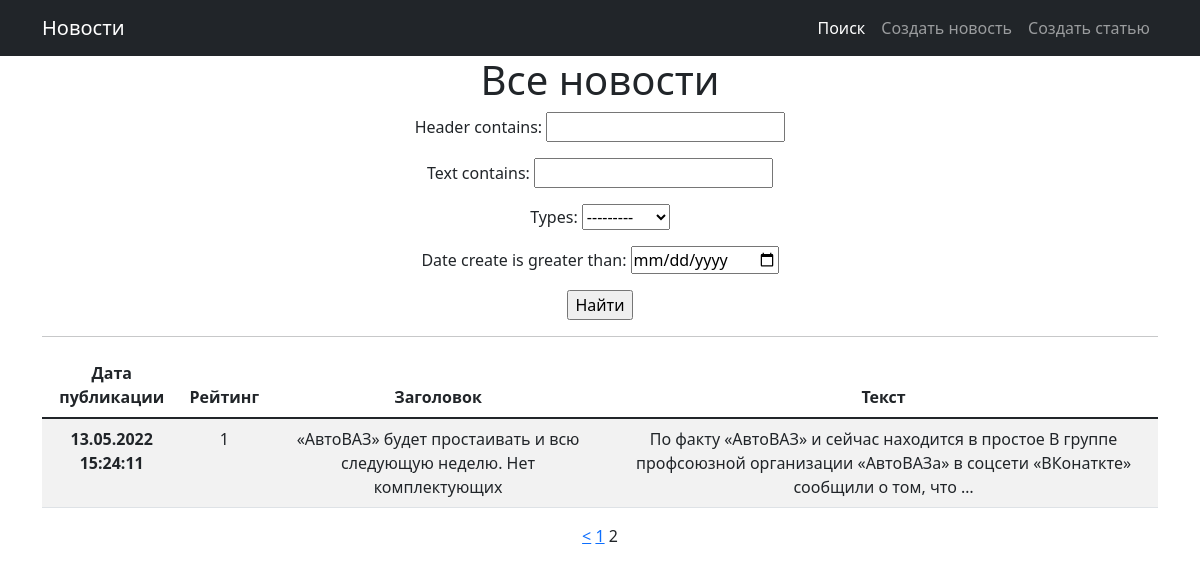
The page /news/search/?page=2 on the database as committed earlier.
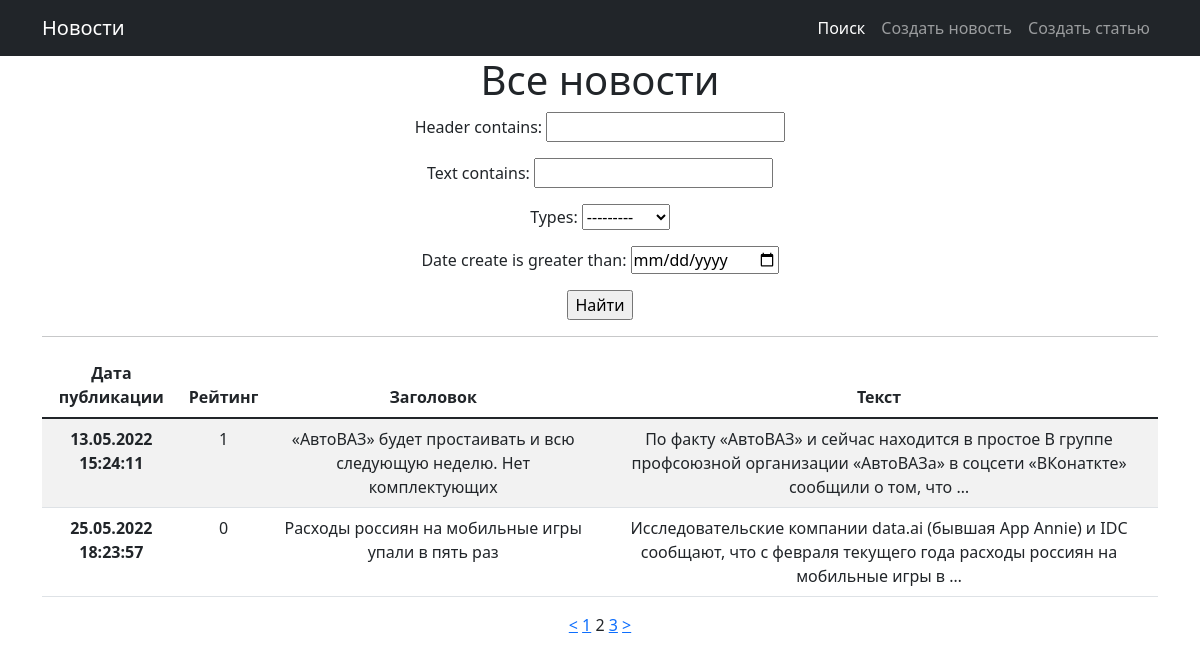
The same page on the database as committed later.
### news/models.py (models this page shows, shortened)
class Post(models.Model):
    types = models.CharField(max_length=2, choices=POST_TYPES, default=news)
    date_create = models.DateTimeField(auto_now_add=True)
    header = models.CharField(max_length=255)
    text = models.TextField()
    rating = models.IntegerField(default=0)
    author_id = models.ForeignKey(Author, on_delete=models.CASCADE)
    categories = models.ManyToManyField(Category, through='PostCategory')

### news/views.py (the view)
# urls.py: path('news/search/', search_page, name='postlist_search'),
def search_page(request):
    queryset = Post.objects.all()
    filterset = NewsFilter(request.GET, queryset)
    page = request.GET.get('page')
    paginator = Paginator(filterset.qs, paginator_items_count)
    try:
        f_qs = paginator.get_page(page)
    except PageNotAnInteger:
        f_qs = paginator.get_page(paginator_items_count)
    except EmptyPage:
        f_qs = paginator.get_page(paginator.num_pages)
    context = {
        'posts': f_qs,
        'filterset': filterset,
        'page_obj': f_qs,
        'paginator': paginator,
    }
    return render(request, 'news/search.html', context=context)

### news/templatetags/custom_filters.py (called while the page is built)
def replace(match):
    word = match.group()
    if word.lower() in bad_words:
        return word[0] + '*' * (len(word) - 1)
    else:
        return word

@register.filter()
def censor(value):
    return re.sub(r'\b\w*\b', replace, value, flags=re.I | re.U)

### news/templatetags/custom_tags.py (called while the page is built)
@register.simple_tag(takes_context=True)
def url_replace(context, **kwargs):
   d = context['request'].GET.copy()
   for k, v in kwargs.items():
       d[k] = v
   return d.urlencode()

### templates/news/search.html
{% extends 'news/postlist.html' %}
{% block search %}
    <form action="" method="get">
       {{ filterset.form.as_p }}
       <input type="submit" value="Найти" />
   </form>
{% endblock search %}

### templates/news/postlist.html (shortened to what this page needs)
{% extends 'news/default.html' %}
{% load custom_filters %}
{% load custom_tags %}
{% block content %}
   <h1>Все новости</h1>
   {% block search %}
   {% endblock search%}
   <hr>
   {% if posts %}
        <table class="table table-striped">
            <thead>
                <tr>
                    <th scope="col">Дата публикации</th>
                    <th scope="col">Рейтинг</th>
                    <th scope="col">Заголовок</th>
                    <th scope="col">Текст</th>
                </tr>
            </thead>
            <tbody>
           {% for p in posts %}
           <tr>
               <th>{{ p.date_create|date:'d.m.Y H:i:s' }}</th>
               <td>{{ p.rating }}</td>
               <td>{{ p.header|censor }}</td>
               <td>{{ p.text|truncatewords:20|censor }}</td>
           </tr>
           {% endfor %}
            </tbody>
        </table>
   {% else %}
       <h2>Публикации отсутствуют!</h2>
   {% endif %}
{% endblock content %}

Rows that differ between the two databases and show on the page:
added Post: date_create "25.05.2022 18:23:57", rating "0", header|censor "Расходы россиян на мобильные игры упали в пять раз", text|censor "Исследовательские компании data.ai (бывшая App Annie) и IDC сообщают, что с февраля текущего года расходы россиян на мобильные игры в …"
Other text that changed with them:
{{ page_obj.next_page_number }}: (not shown) → "3"
